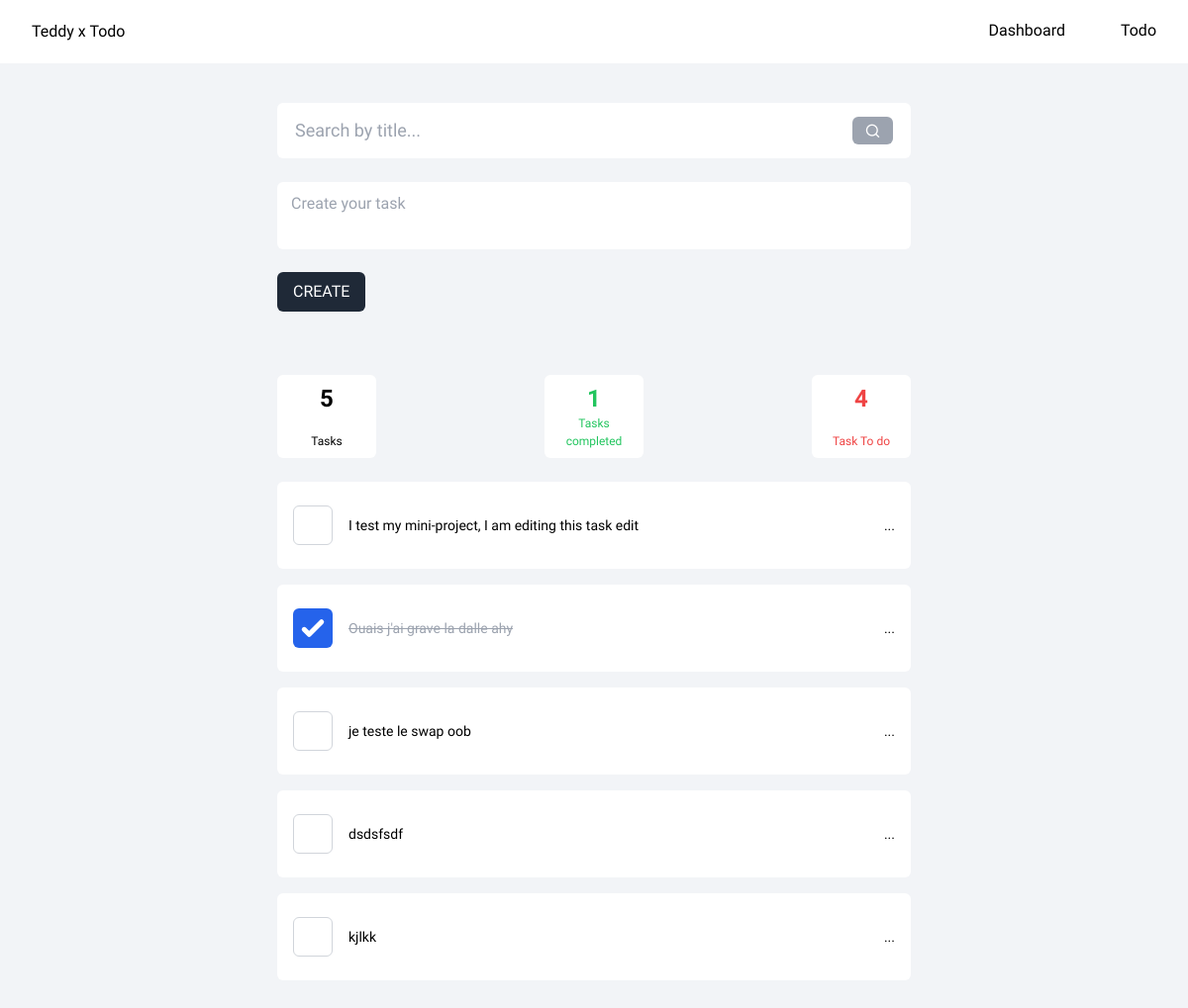
The page / on the database its author committed.
### todo/models.py (models this page shows, shortened)
class Task(models.Model):
    title = models.CharField(max_length=255)
    completed = models.BooleanField(default=False)
    owner = models.ForeignKey(CustomUser, on_delete=models.CASCADE)
    created_at = models.DateTimeField(auto_now_add=True)
    updated_at = models.DateTimeField(auto_now=True)

### todo/views.py (the view)
# urls.py: path('', Index.as_view(), name='index'),
class Index(View):
    template_name = 'todo/index.html'
    def get(self, request, *args, **kwargs):
        tasks = Task.objects.all()
        tasks_completed = Task.objects.filter(completed=True)
        tasks_not_completed = Task.objects.exclude(completed=True)
        return render(request, self.template_name,
                      {'tasks': tasks, 'tasks_completed': tasks_completed, 'tasks_not_completed': tasks_not_completed})

### todo/templates/todo/index.html (shortened to what this page needs)
{% extends 'todo/_base.html' %}
{% block content %}
    <div class="min-h-screen bg-background">
        <header class="w-full font-Mochyi bg-white">
            <nav class="w-full">
                <div class="lg:max-w-7xl mx-auto px-4 sm:px-6 lg:px-8">
                    <div class="flex justify-between items-center h-16">
                        <p class="logo"><a href="" class="py-4 block">Teddy x Todo</a></p>
                        <div class="hidden space-x-8 sm:-my-px sm:ml-10 sm:flex">
                            <a href=""
                               class="inline-flex mr-6 items-center leading-5 py-5 border-b-2 border-transparent
                               hover:border-checkbox transition duration-150 ease-in-out">Dashboard</a>
                            <a href=""
                               class="inline-flex mr-6 items-center leading-5 py-5 border-b-2 border-transparent
                               hover:border-checkbox transition duration-150 ease-in-out">Todo</a>
                        </div>
                    </div>
                </div>
            </nav>
        </header>
        <main>
            <div class="relative max-w-2xl mx-auto px-4 mt-10">
                <div class="search">
                    <form hx-get="{% url 'todo:search_task' %}"
                          hx-target="#task-container" hx-swap="innerHTML"
                          class="w-full py-3 px-4 bg-white rounded-md flex focus-within:border-gray-300 focus-within:border-2
                            border-2 border-transparent transition duration-150 ease-in-out">
                        <input type="text" name="search" placeholder="Search by title..."
                               hx-get="{% url 'todo:search_task' %}"
                               hx-trigger="keyup changed delay:500ms"
                               hx-target="#task-container"
                               hx-swap="innerHTML"
                               class="w-full border-0 p-0 text-lg outline-none font-Mochyi text-gray-400
                               focus:outline-2 focus:border-0 focus:ring-0  placeholder-gray-400">
                        <button class="bg-gray-400 px-3 rounded-md hover:bg-gray-300 transition duration-150 ease-in-out text-white">
                            <i class="ri-search-line"></i>
                        </button>
                    </form>
                </div>
                <div class="mt-6">
                    <form hx-post="{% url 'todo:create_task' %}"
                          hx-target="#task-container"
                          hx-swap="beforeend"
                          hx-on="htmx:afterRequest: if(event.detail.successful) this.reset();"
                          class="w-full font-Mochyi text-gray-400">
                        <textarea name="title" id="id_for_title" placeholder="Create your task"
                                  class="w-full min-h-16 resize-none rounded-md placeholder-gray-400 focus:ring-0
                                  focus:border-gray-300 focus:border-2
                                border-2 border-transparent transition duration-150 ease-in-out
                        "></textarea>
                        <button type="submit"
                                class="mt-4 bg-button px-4 py-2 rounded-md text-white uppercase hover:opacity-70 transition duration-150 ease-in-out">
                            Create
                        </button>
                    </form>
                </div>
                <div id="todo-stat" class="w-full mx-auto flex justify-between mt-16">
                    <div class="w-[100px] bg-white rounded-md p-2 text-center flex flex-col"><p
                            class="text-2xl font-Mochyi font-bold">
                        {{ tasks.count }}</p>
                        <p class="text-[12px] font-Mochyi mt-auto">Tasks</p></div>
                    <div class="w-[100px] bg-white rounded-md p-2 text-center text-green-500 flex flex-col"><p
                            class="text-2xl font-Mochyi font-bold">
                        {{ tasks_completed.count }}</p>
                        <p class="text-[12px] font-Mochyi mt-auto">Tasks completed</p></div>
                    <div class="w-[100px] bg-white rounded-md p-2 text-center text-red-500 flex flex-col"><p
                            class="text-2xl font-Mochyi font-bold">
                        {{ tasks_not_completed.count }}</p>
                        <p class="text-[12px] font-Mochyi mt-auto">Task To do</p></div>
                </div>
                <div id="task-container" class="mt-6">
                    {% for task in tasks %}
                        {% include 'todo/partials/task.html' %}
                    {% endfor %}
                </div>
            </div>
        </main>
    </div>
{% endblock %}

### todo/templates/todo/_base.html (shortened to what this page needs)
{% load static tailwind_tags %}
{% load django_htmx %}
{% load static %}
<!DOCTYPE html>
<html lang="en">
<head>
    {% tailwind_css %}
    <link
            href="https://cdn.jsdelivr.net/npm/remixicon@4.2.0/fonts/remixicon.css"
            rel="stylesheet"
    />
</head>
<body class="font-Mochiy bg-background leading-normal tracking-normal" hx-ext="debug">
{% block content %}
{% endblock %}
</body>
</html>

### todo/templates/todo/partials/task.html (shortened to what this page needs)
<div class="todo-{{ task.id }} w-full mt-4 flex items-center justify-between gap-4 px-4 py-6 font-Mochyi text-[14px] rounded-md bg-white" hx-swap-oob="outerHTML">
    <input type="checkbox" name="completed" {% if task.completed %} checked {% endif %}
           class="completed-task w-[40px] h-[40px] rounded-md border-gray-300 hover:cursor-pointer"
           data-task_id="{{ task.id }}">
    <div class="flex items-center justify-between w-full">
        <p class="title {% if task.completed %} line-through text-gray-400 {% endif %} transition duration-150 ease-in-out">{{ task.title }}</p>
        <div class="relative">
            <div class="peer transition duration-150 ease-in-out relative hover:cursor-pointer">
                <label for="option-checkbox" class="hover:cursor-pointer">...</label>
            </div>
        </div>
    </div>
</div>

### rows shown on the page
Task: title "I test my mini-project, I am editing this task edit"
Task: completed "☑", title "Ouais j'ai grave la dalle ahy"
Task: title "je teste le swap oob"
Task: title "dsdsfsdf"
Task: title "kjlkk"

### other values the page prints
{{ tasks.count }} "5"
{{ tasks_completed.count }} "1"
{{ tasks_not_completed.count }} "4"
